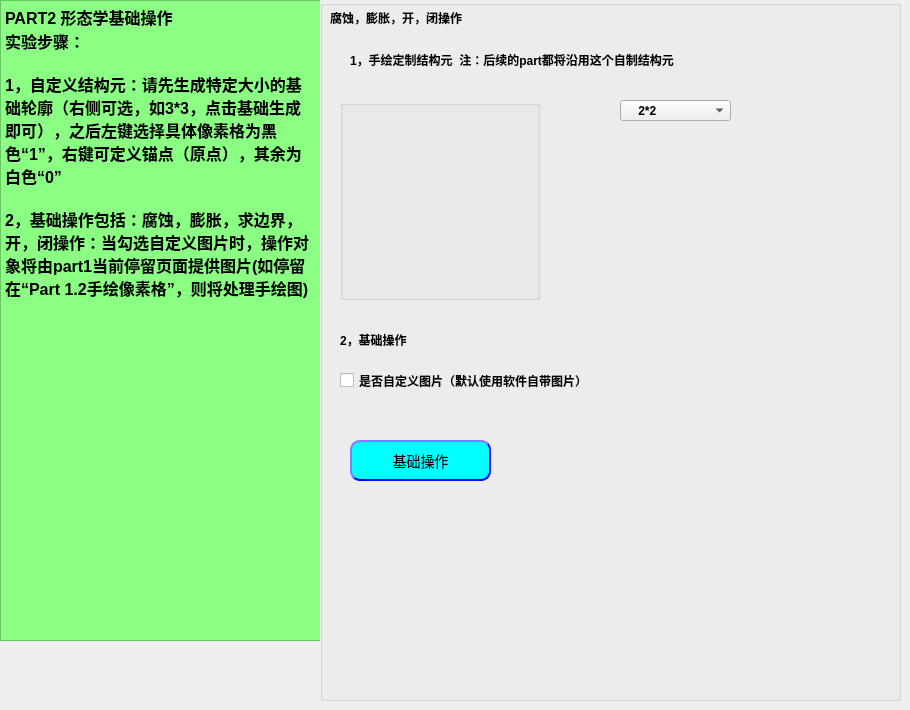
        <widget class="QWidget" name="P2_page">
         <attribute name="title">
          <string>Part2.形态学基础操作</string>
         </attribute>
         <widget class="QTextBrowser" name="textBrowser">
          <property name="geometry">
           <rect>
            <x>0</x>
            <y>0</y>
            <width>321</width>
            <height>641</height>
           </rect>
          </property>
          <property name="styleSheet">
           <string notr="true">font: 9pt &quot;Roman&quot;;
color: rgb(0, 0, 0);
background-color: rgb(139, 255, 131);</string>
          </property>
          <property name="html">
           <string>&lt;!DOCTYPE HTML PUBLIC &quot;-//W3C//DTD HTML 4.0//EN&quot; &quot;http://www.w3.org/TR/REC-html40/strict.dtd&quot;&gt;
&lt;html&gt;&lt;head&gt;&lt;meta name=&quot;qrichtext&quot; content=&quot;1&quot; /&gt;&lt;style type=&quot;text/css&quot;&gt;
p, li { white-space: pre-wrap; }
&lt;/style&gt;&lt;/head&gt;&lt;body style=&quot; font-family:'Roman'; font-size:9pt; font-weight:400; font-style:normal;&quot;&gt;
&lt;p style=&quot; margin-top:0px; margin-bottom:0px; margin-left:0px; margin-right:0px; -qt-block-indent:0; text-indent:0px;&quot;&gt;&lt;span style=&quot; font-family:'SimSun'; font-size:12pt; font-weight:600;&quot;&gt;PART2 形态学基础操作&lt;/span&gt;&lt;/p&gt;
&lt;p style=&quot; margin-top:0px; margin-bottom:0px; margin-left:0px; margin-right:0px; -qt-block-indent:0; text-indent:0px;&quot;&gt;&lt;span style=&quot; font-family:'SimSun'; font-size:12pt; font-weight:600;&quot;&gt;实验步骤：&lt;/span&gt;&lt;/p&gt;
&lt;p style=&quot;-qt-paragraph-type:empty; margin-top:0px; margin-bottom:0px; margin-left:0px; margin-right:0px; -qt-block-indent:0; text-indent:0px; font-family:'SimSun'; font-size:12pt; font-weight:600;&quot;&gt;&lt;br /&gt;&lt;/p&gt;
&lt;p style=&quot; margin-top:0px; margin-bottom:0px; margin-left:0px; margin-right:0px; -qt-block-indent:0; text-indent:0px;&quot;&gt;&lt;span style=&quot; font-family:'SimSun'; font-size:12pt; font-weight:600;&quot;&gt;1，自定义结构元：请先生成特定大小的基础轮廓（右侧可选，如3*3，点击基础生成即可），之后左键选择具体像素格为黑色“1”，右键可定义锚点（原点），其余为白色“0”&lt;/span&gt;&lt;/p&gt;
&lt;p style=&quot;-qt-paragraph-type:empty; margin-top:0px; margin-bottom:0px; margin-left:0px; margin-right:0px; -qt-block-indent:0; text-indent:0px; font-family:'SimSun'; font-size:12pt; font-weight:600;&quot;&gt;&lt;br /&gt;&lt;/p&gt;
&lt;p style=&quot; margin-top:0px; margin-bottom:0px; margin-left:0px; margin-right:0px; -qt-block-indent:0; text-indent:0px;&quot;&gt;&lt;span style=&quot; font-family:'SimSun'; font-size:12pt; font-weight:600;&quot;&gt;2，基础操作包括：腐蚀，膨胀，求边界，开，闭操作：当勾选自定义图片时，操作对象将由part1当前停留页面提供图片(如停留在“Part 1.2手绘像素格”，则将处理手绘图)&lt;/span&gt;&lt;/p&gt;&lt;/body&gt;&lt;/html&gt;</string>
          </property>
         </widget>
         <widget class="QGroupBox" name="groupBox">
          <property name="geometry">
           <rect>
            <x>320</x>
            <y>0</y>
            <width>581</width>
            <height>701</height>
           </rect>
          </property>
          <property name="font">
           <font>
            <weight>75</weight>
            <bold>true</bold>
           </font>
          </property>
          <property name="autoFillBackground">
           <bool>true</bool>
          </property>
          <property name="title">
           <string/>
          </property>
          <widget class="QCheckBox" name="check_p2">
           <property name="geometry">
            <rect>
             <x>20</x>
             <y>360</y>
             <width>361</width>
             <height>41</height>
            </rect>
           </property>
           <property name="font">
            <font>
             <weight>75</weight>
             <bold>true</bold>
            </font>
           </property>
           <property name="text">
            <string>是否自定义图片（默认使用软件自带图片）</string>
           </property>
          </widget>
          <widget class="QLabel" name="label_8">
           <property name="geometry">
            <rect>
             <x>10</x>
             <y>10</y>
             <width>301</width>
             <height>16</height>
            </rect>
           </property>
           <property name="font">
            <font>
             <weight>75</weight>
             <bold>true</bold>
            </font>
           </property>
           <property name="text">
            <string>腐蚀，膨胀，开，闭操作</string>
           </property>
          </widget>
          <widget class="QGroupBox" name="groupBox_5">
           <property name="geometry">
            <rect>
             <x>20</x>
             <y>100</y>
             <width>200</width>
             <height>200</height>
            </rect>
           </property>
           <property name="title">
            <string/>
           </property>
           <widget class="QWidget" name="gridLayoutWidget_2">
            <property name="geometry">
             <rect>
              <x>-1</x>
              <y>-1</y>
              <width>201</width>
              <height>201</height>
             </rect>
            </property>
            <layout class="QGridLayout" name="GL_KL"/>
           </widget>
          </widget>
          <widget class="QComboBox" name="CB_P2">
           <property name="geometry">
            <rect>
             <x>300</x>
             <y>100</y>
             <width>111</width>
             <height>21</height>
            </rect>
           </property>
           <property name="editable">
            <bool>false</bool>
           </property>
           <property name="insertPolicy">
            <enum>QComboBox::InsertAtBottom</enum>
           </property>
           <item>
            <property name="text">
             <string>    2*2</string>
            </property>
           </item>
           <item>
            <property name="text">
             <string>    3*3</string>
            </property>
           </item>
           <item>
            <property name="text">
             <string>    4*4</string>
            </property>
           </item>
           <item>
            <property name="text">
             <string>    5*5</string>
            </property>
           </item>
          </widget>
          <widget class="QToolButton" name="Bt_p2run">
           <property name="enabled">
            <bool>true</bool>
           </property>
           <property name="geometry">
            <rect>
             <x>30</x>
             <y>440</y>
             <width>141</width>
             <height>41</height>
            </rect>
           </property>
           <property name="sizePolicy">
            <sizepolicy hsizetype="Preferred" vsizetype="Preferred">
             <horstretch>0</horstretch>
             <verstretch>0</verstretch>
            </sizepolicy>
           </property>
           <property name="minimumSize">
            <size>
             <width>81</width>
             <height>21</height>
            </size>
           </property>
           <property name="autoFillBackground">
            <bool>false</bool>
           </property>
           <property name="styleSheet">
            <string notr="true">

QToolButton
                     {text-align : center;
                     background-color : rgb(0, 255, 255);
                     font: bold;
                     border-color: blue;
                     border-width: 2px;
                     border-radius: 10px;
                     padding: 6px;
                     height : 14px;
                     border-style: outset;
                     font : 14px;}
                     QToolButton:hover
                     {text-align : center;
                     color : red;
                     font: bold;
                     border-color: gray;
                     border-width: 2px;
                     border-radius: 10px;
                     padding: 6px;
                     height : 14px;
                     border-style: outset;
                     font : 14px;}

</string>
           </property>
           <property name="text">
            <string>基础操作</string>
           </property>
           <property name="toolButtonStyle">
            <enum>Qt::ToolButtonTextOnly</enum>
           </property>
           <property name="autoRaise">
            <bool>false</bool>
           </property>
          </widget>
          <widget class="QLabel" name="LB_9">
           <property name="geometry">
            <rect>
             <x>30</x>
             <y>50</y>
             <width>471</width>
             <height>20</height>
            </rect>
           </property>
           <property name="sizePolicy">
            <sizepolicy hsizetype="Preferred" vsizetype="Preferred">
             <horstretch>0</horstretch>
             <verstretch>0</verstretch>
            </sizepolicy>
           </property>
           <property name="minimumSize">
            <size>
             <width>45</width>
             <height>16</height>
            </size>
           </property>
           <property name="font">
            <font>
             <weight>75</weight>
             <bold>true</bold>
            </font>
           </property>
           <property name="styleSheet">
            <string notr="true">border:5px;border-color: green</string>
           </property>
           <property name="text">
            <string>1，手绘定制结构元  注：后续的part都将沿用这个自制结构元</string>
           </property>
          </widget>
          <widget class="QLabel" name="LB_10">
           <property name="geometry">
            <rect>
             <x>20</x>
             <y>330</y>
             <width>181</width>
             <height>20</height>
            </rect>
           </property>
           <property name="sizePolicy">
            <sizepolicy hsizetype="Preferred" vsizetype="Preferred">
             <horstretch>0</horstretch>
             <verstretch>0</verstretch>
            </sizepolicy>
           </property>
           <property name="minimumSize">
            <size>
             <width>45</width>
             <height>16</height>
            </size>
           </property>
           <property name="font">
            <font>
             <weight>75</weight>
             <bold>true</bold>
            </font>
           </property>
           <property name="text">
            <string>2，基础操作</string>
           </property>
          </widget>
         </widget>
        </widget>
